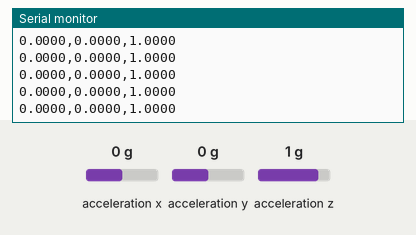
Simulated run of this sketch. Board: Arduino Uno, built with avr-gcc and run on an emulated ATmega328P. Shown: the last lines printed to the serial monitor. Inputs (shaded band) come from the test bench; at power-on: acceleration x 0 g, acceleration y 0 g, acceleration z 1 g.

Above: at 1.3 s.
1.4 s: acceleration x set to -1.4 g
At 2.3 s:
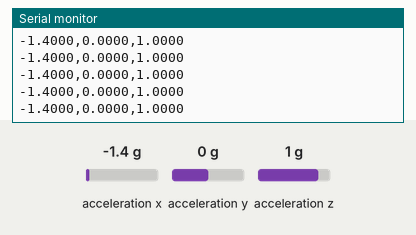
2.9 s: acceleration y set to -1.4 g
At 3.7 s:
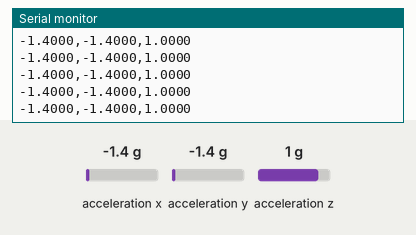
4.4 s: acceleration z set to -1.4 g
At 5.3 s:
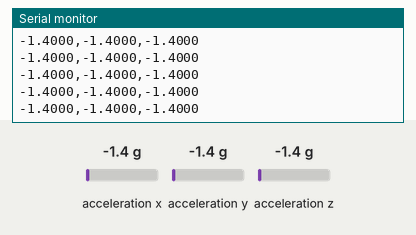

Measured:
- after the input at 1.4 s, the serial monitor: prints a new line at once (image 1)
- after the input at 2.9 s, the serial monitor: prints a new line at once (image 2)
- after the input at 4.4 s, the serial monitor: prints a new line at once (image 3)

The sketch:

xiao_accel.ino
```cpp
// Firmware for Seeed XIAO nRF52840 Sense
// Reads the onboard LSM6DS3 accelerometer and streams "x,y,z" (in g)
// over USB serial at ~100 Hz.
//
// This version also powers up the IMU explicitly and prints a short
// diagnostic (I2C scan) at startup, to help if "IMU init failed" appears.
//
// Arduino IDE setup:
//   1. File > Preferences > Additional Boards Manager URLs, add:
//      https://files.seeedstudio.com/arduino/package_seeeduino_boards_index.json
//   2. Tools > Board > Boards Manager: install "Seeed nRF52 mbed-enabled Boards"
//   3. Tools > Board: select "Seeed XIAO BLE Sense - nRF52840"
//   4. Library Manager: install "Seeed Arduino LSM6DS3" (by Seeed Studio)
//   5. Upload this sketch to BOTH boards.

#include <LSM6DS3.h>
#include <Wire.h>

LSM6DS3 imu(I2C_MODE, 0x6A);  // onboard IMU address

const unsigned long SAMPLE_PERIOD_MS = 10;  // 100 Hz

void powerOnImu() {
  // On the XIAO Sense, the IMU has its own power-enable pin.
  // Some board-package versions leave it off, which makes init fail.
#ifdef PIN_LSM6DS3TR_C_POWER
  pinMode(PIN_LSM6DS3TR_C_POWER, OUTPUT);
  digitalWrite(PIN_LSM6DS3TR_C_POWER, HIGH);
  Serial.println("INFO IMU power pin enabled");
#else
  Serial.println("INFO no IMU power pin defined by this board package");
#endif
  delay(100);  // give the sensor time to start
}

void scanBus() {
  Serial.println("INFO scanning I2C bus (Wire)...");
  Wire.begin();
  int found = 0;
  for (uint8_t addr = 1; addr < 127; addr++) {
    Wire.beginTransmission(addr);
    if (Wire.endTransmission() == 0) {
      Serial.print("INFO   device at 0x");
      Serial.println(addr, HEX);
      found++;
    }
  }
  if (found == 0) Serial.println("INFO   no devices found on Wire");
}

void setup() {
  Serial.begin(115200);
  while (!Serial) {
    delay(10);  // wait until the NUC opens the port
  }

  powerOnImu();
  scanBus();

  if (imu.begin() != 0) {
    while (true) {
      Serial.println("ERR IMU init failed");
      Serial.println("ERR expected a device at 0x6A in the scan above.");
      Serial.println("ERR If none was found, check the board is the 'Sense' version.");
      delay(2000);
    }
  }
  Serial.println("OK XIAO accel ready");
}

void loop() {
  static unsigned long last = 0;
  unsigned long now = millis();
  if (now - last < SAMPLE_PERIOD_MS) return;
  last = now;

  Serial.print(imu.readFloatAccelX(), 4);
  Serial.print(',');
  Serial.print(imu.readFloatAccelY(), 4);
  Serial.print(',');
  Serial.println(imu.readFloatAccelZ(), 4);
}
```
